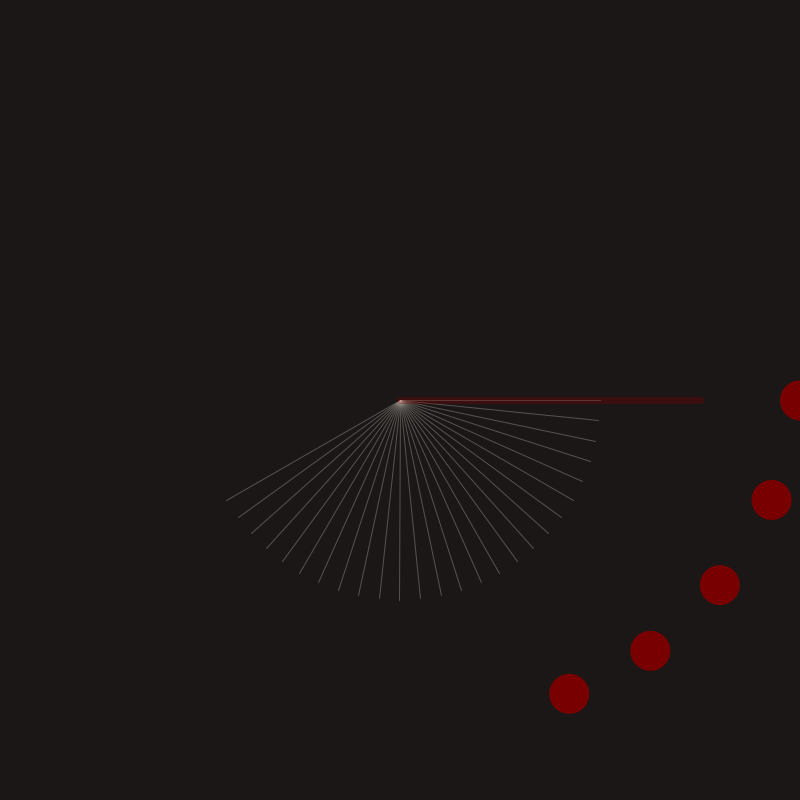
Frame 1 (no input)
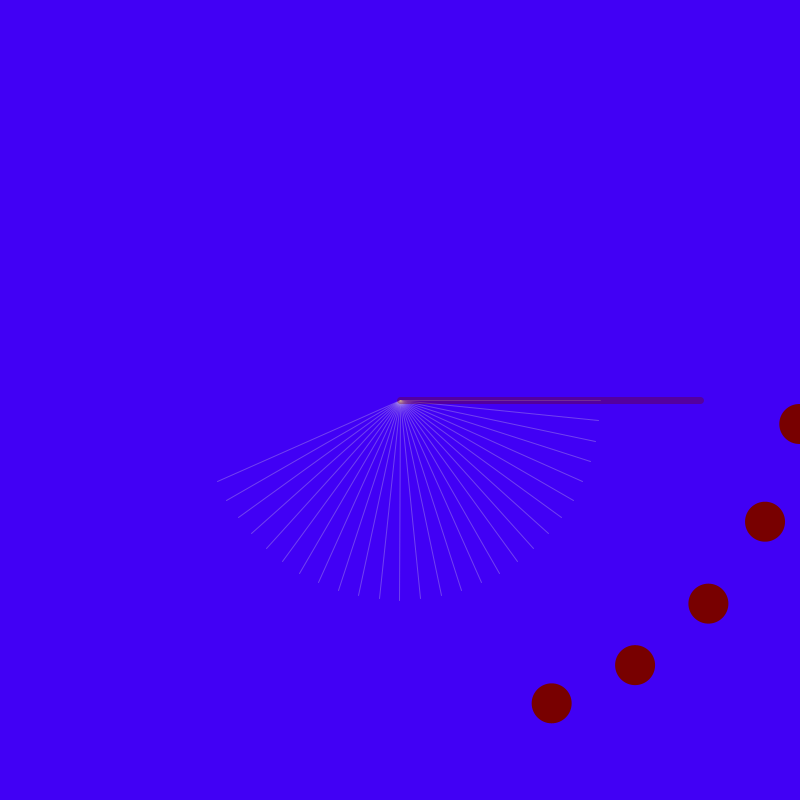
Frame 60 (the mouse pressed at the canvas centre just before this capture)
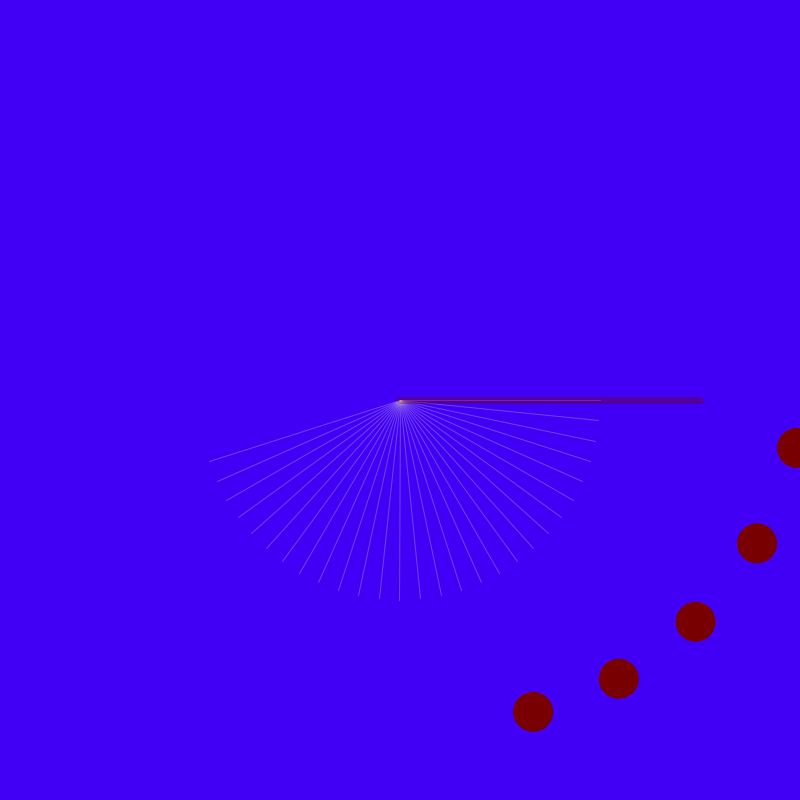
Frame 120 (the mouse held since frame 60 and released just before this capture)

The Processing sketch that drew these frames (run headless with seeded random() and noise(); from frame 60 on, the mouse is pressed at the canvas centre):

// Processing sketch: ENTREGA4_DeLaCruzHillary
// ── ENTREGA4_DeLaCruzHillary.pde
//Entrega 4: Hillary De La Cruz-202222142

//Concepto: La lectura habla acerca como los calendarios estan diseñados para moldear nuestra vida de manera eficiente domina nuestra vida diaria
//es por eso que mi reloj busca reflejar la sensacion de ansiedad durante mis episodios de imnsonia donde el tiempo se siento lento y astogante.

//"The cult of productivity and our obsession with employing every minute /wisely have become the great unquestioned virtues of our age."

//Referenteshttps://openprocessing.org/sketch/168079

//Variables
int h =hour();
int m = minute ();
int s = second ();

//Paleta de colores
//Bordo: (120, 0, 0)
//Rojo intenso: (193, 18, 31,)
//negro: (27, 23, 23)
//blanco: (237, 235, 221)
//azul (65,0, 245)


void setup () {
  size(800, 800);
  frameRate (60);
}

void draw () {
  int h =hour();
  int m = minute ();
  int s = second ();

  //fondo de flashes por segundo
  if (frameCount %60 == 0) {
    background(65, 0, 245);
  } else {
    background (27, 23, 23);
  }

  //fondo de flashes por minuto
  if (second()== 0) {
    background(193, 18, 31);
  }

  translate (width /2, height /2);

  //segundo en lineas
  strokeWeight(1);
  stroke(237, 235, 221, 70);
  for (int i = 0; i < s; i++) {
    float angle = TWO_PI / 60 * i;
    float r = 200;
    float x = cos(angle) * r;
    float y = sin(angle) * r;
    line(0, 0, x, y);
  }

  // minutos en lineas
  strokeWeight(7);
  stroke(120, 0, 0, 90);
  for (int i = 0; i < m; i++) {
    float angle = TWO_PI / 60 * i;
    float r = 300;
    float x = cos(angle) * r;
    float y = sin(angle) * r;
    line(0, 0, x, y);
  }

  //Horas en circulos

  noStroke();
  for (int i = 0; i < h; i++) {
    float radius = map(i, 0, 23, width / 2, 50); // de afuera hacia el centro
    float angle = map(i, 0, 24, 0, TWO_PI) + frameCount * 0.001; //
    float x = cos(angle) * radius;
    float y = sin(angle) * radius;


    fill(120, 0, 0);
    ellipse(x, y, 40, 40);
  }
}
